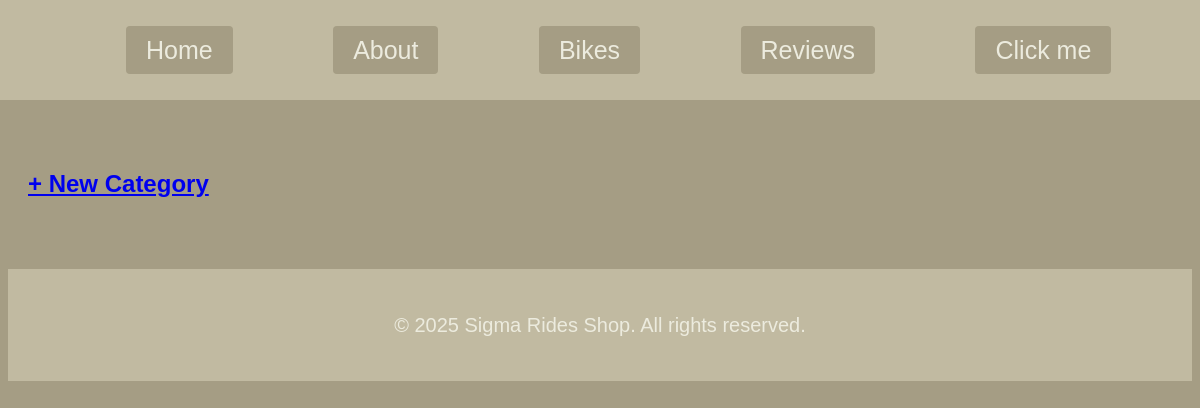
The app's page /category/, older data.
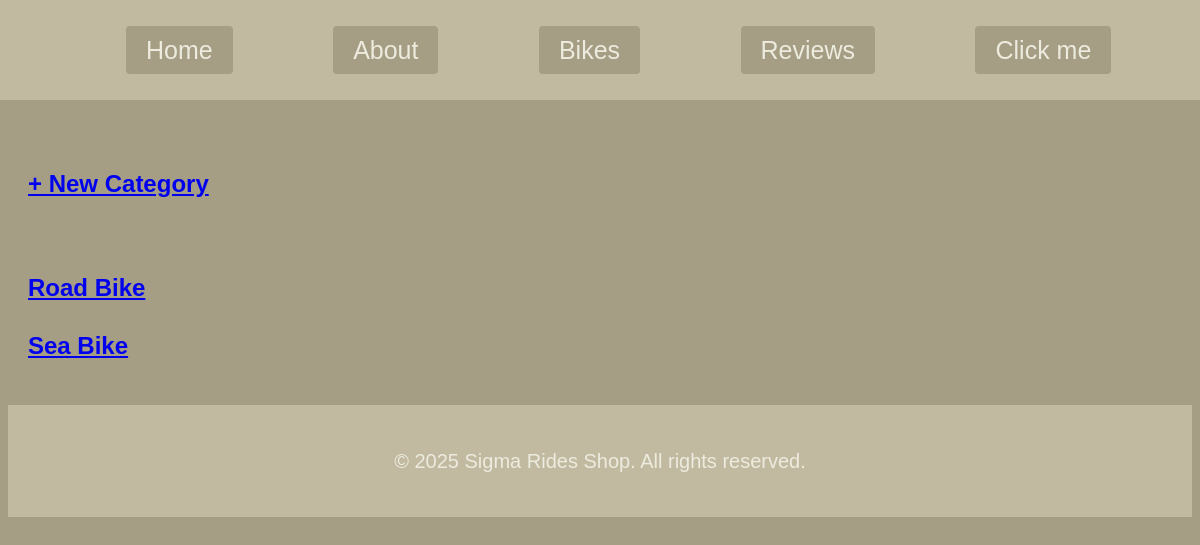
The same page, newer data.
### app/models.py (models this page shows, shortened)
class Category(models.Model):
    name = models.CharField(max_length=50, unique=True)
    description = models.TextField(blank=True)
    class Meta:
        verbose_name = "Category"
        verbose_name_plural = "Categories"

### app/views.py (the view)
# urls.py: path('category/', CategoryListView.as_view(), name='category_list'),
class CategoryListView(ListView):
    model = Category
    context_object_name = 'categorys'
    template_name = 'app/category/category_list.html'

### app/templates/app/category/category_list.html
{% extends 'app/base.html' %}
{% load static %}
{% block content %}
    <h2><a href="{% url 'category_create' %}">+ New Category</a></h2>
    <br>
    {% for category in categorys %}
        <div>
            <h2><a href="{% url 'category_detail' category.pk %}">{{ category.name }}</a></h2>
        </div>
    {% endfor %}
{%  endblock content %}

Row changes from the older to the newer data that the page shows:
added Category: name "Road Bike"
added Category: name "Sea Bike"
